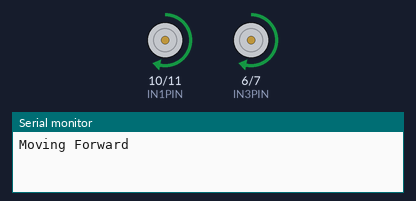
Simulated run of this sketch. Board: Arduino Uno, built with avr-gcc and run on an emulated ATmega328P. Shown: motor-driver pin pairs drawn as motors (green arrow = first pin HIGH = forward, orange = second pin HIGH = backward, longer = more drive, scaled by the enable pin), the last lines printed to the serial monitor.

Above: at 0.7 s.
At 5.2 s:
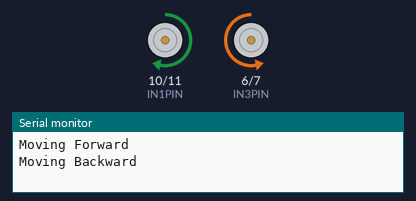
At 9.2 s:
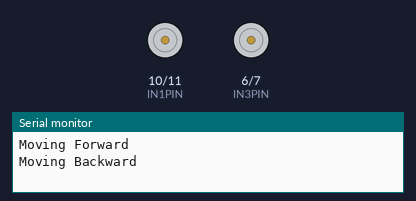
At 14.7 s:
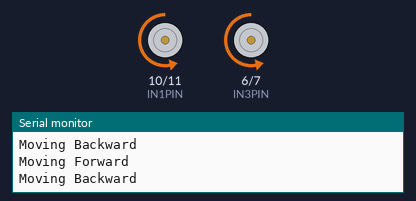
Timing chart, 0 to 16.3 s (numbered marks = the images above):
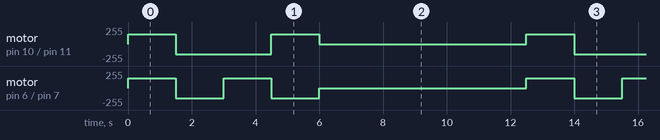

The sketch:

cartestcode.ino
```cpp
// Motor A
const int ENAPIN = 9;
const int IN1PIN = 10;
const int IN2PIN = 11;

// Motor B
const int ENBPIN = 5;
const int IN3PIN = 6;
const int IN4PIN = 7;

const int MAXSPEED = 150;
const int DELAY = 1500;

void setup() {
  pinMode(ENAPIN, OUTPUT);
  pinMode(IN1PIN, OUTPUT);
  pinMode(IN2PIN, OUTPUT);
  pinMode(ENBPIN, OUTPUT);
  pinMode(IN3PIN, OUTPUT);
  pinMode(IN4PIN, OUTPUT);

  // Initialize PWM pins. Set ENA to 0 to turn off all wheels
  analogWrite(ENAPIN, 0);
  analogWrite(ENBPIN, 0);

  Serial.begin(9600);
}

void loop() {
  Serial.println("Moving Forward");
  // Move forward at full speed
  analogWrite(ENAPIN, MAXSPEED); // Full speed
  analogWrite(ENBPIN, MAXSPEED); // Full speed
  digitalWrite(IN1PIN, HIGH);
  digitalWrite(IN2PIN, LOW);
  digitalWrite(IN3PIN, HIGH);
  digitalWrite(IN4PIN, LOW);
  delay(DELAY);

  Serial.println("Moving Backward");
  // Move backward at full speed
  analogWrite(ENAPIN, MAXSPEED); // Full speed
  analogWrite(ENBPIN, MAXSPEED); // Full speed
  digitalWrite(IN1PIN, LOW);
  digitalWrite(IN2PIN, HIGH);
  digitalWrite(IN3PIN, LOW);
  digitalWrite(IN4PIN, HIGH);
  delay(DELAY);

  // Turn right at full speed
  analogWrite(ENAPIN, MAXSPEED); // Full speed
  analogWrite(ENBPIN, MAXSPEED); // Full speed
  digitalWrite(IN1PIN, LOW);
  digitalWrite(IN2PIN, HIGH);
  digitalWrite(IN3PIN, HIGH);
  digitalWrite(IN4PIN, LOW);
  delay(DELAY);

  // Turn left at full speed
  analogWrite(ENAPIN, MAXSPEED); // Full speed
  analogWrite(ENBPIN, MAXSPEED); // Full speed
  digitalWrite(IN1PIN, HIGH);
  digitalWrite(IN2PIN, LOW);
  digitalWrite(IN3PIN, LOW);
  digitalWrite(IN4PIN, HIGH);
  delay(DELAY);

  // Stop
  analogWrite(ENAPIN, 0); // Stop motor A
  analogWrite(ENBPIN, 0); // Stop motor B
  digitalWrite(IN1PIN, LOW);
  digitalWrite(IN2PIN, LOW);
  digitalWrite(IN3PIN, LOW);
  digitalWrite(IN4PIN, LOW);
  delay(DELAY);

  delay(5000);

}
```

Measured:
- by itself, motor on pin 10 (IN1PIN) / pin 11 (IN2PIN): repeats every 12.5 s: backward 150/255 3.0 s, forward 150/255 1.5 s, stopped 6.5 s, forward 150/255 1.5 s
- by itself, motor on pin 6 (IN3PIN) / pin 7 (IN4PIN): repeats every 12.5 s: backward 150/255 1.5 s, forward 150/255 1.5 s, backward 150/255 1.5 s, stopped 6.5 s, forward 150/255 1.5 s
